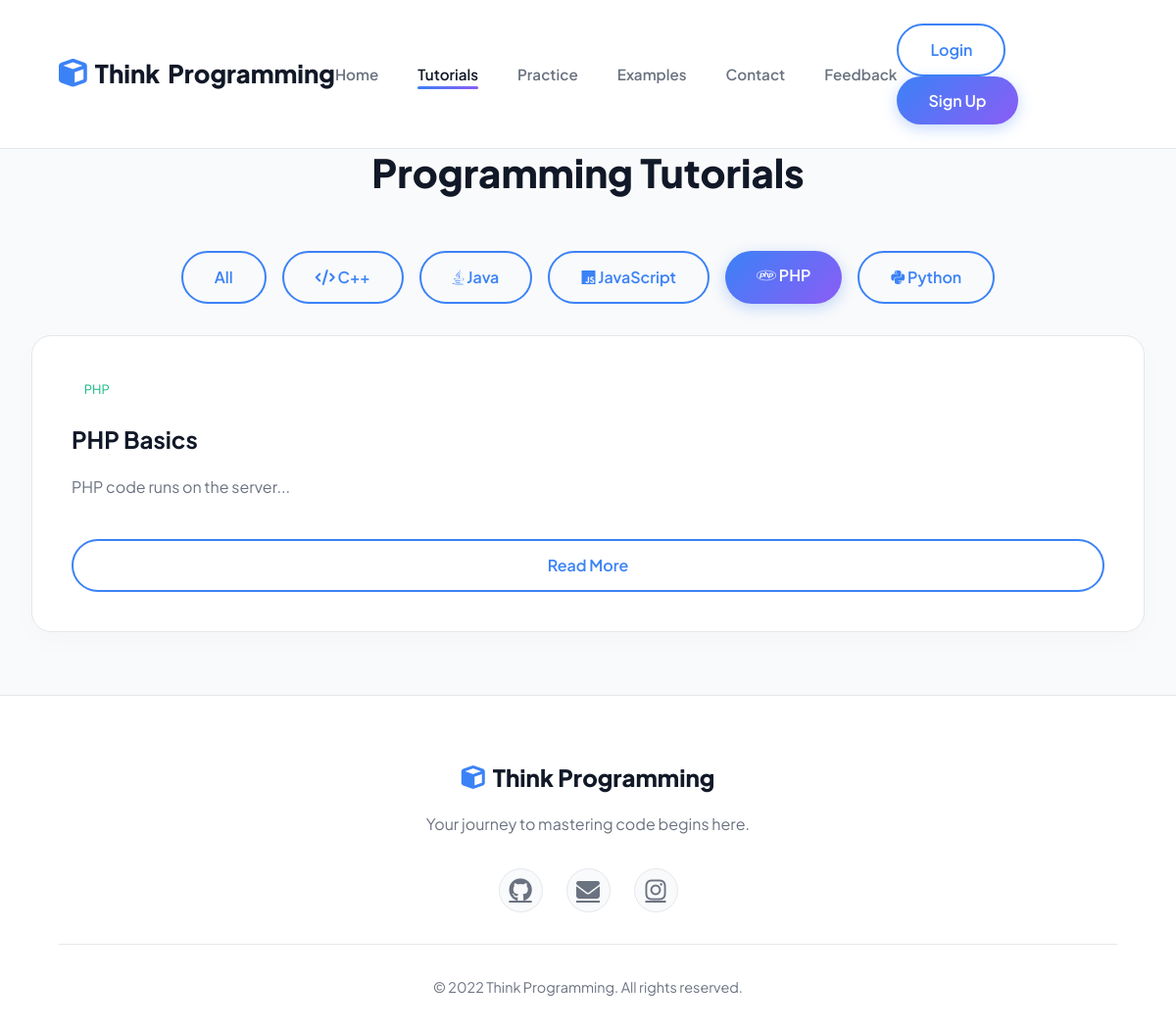
/tutorials.php?category=php, run on the app's committed database.
### tables this page shows
CREATE TABLE IF NOT EXISTS categories (
    id INT AUTO_INCREMENT PRIMARY KEY,
    name VARCHAR(50) NOT NULL UNIQUE,
    slug VARCHAR(50) NOT NULL UNIQUE,
    icon VARCHAR(50) DEFAULT 'code',
    description TEXT
);

CREATE TABLE IF NOT EXISTS tutorials (
    id INT AUTO_INCREMENT PRIMARY KEY,
    category_id INT,
    title VARCHAR(150) NOT NULL,
    content TEXT NOT NULL,
    video_url VARCHAR(255),
    created_at TIMESTAMP DEFAULT CURRENT_TIMESTAMP,
    FOREIGN KEY (category_id) REFERENCES categories(id) ON DELETE CASCADE
);

### tutorials.php (the view)
<?php
require_once 'includes/db.php';
include 'includes/header.php';
$stmtCats = $pdo->query("SELECT * FROM categories ORDER BY name");
$categories = $stmtCats->fetchAll(PDO::FETCH_ASSOC);
$selected_cat = isset($_GET['category']) ? $_GET['category'] : '';
if ($selected_cat) {
    $stmt = $pdo->prepare("SELECT t.*, c.name as cat_name FROM tutorials t JOIN categories c ON t.category_id = c.id WHERE c.slug = ? ORDER BY t.created_at DESC");
    $stmt->execute([$selected_cat]);
} else {
    $stmt = $pdo->query("SELECT t.*, c.name as cat_name FROM tutorials t JOIN categories c ON t.category_id = c.id ORDER BY t.created_at DESC");
}
$tutorials = $stmt->fetchAll(PDO::FETCH_ASSOC);
?>
<div class="container">
    <h1 class="section-title">Programming Tutorials</h1>
    <div style="display: flex; gap: 1rem; margin-bottom: 2rem; flex-wrap: wrap; justify-content: center;">
        <a href="tutorials.php" class="<?= $selected_cat == '' ? 'btn-primary' : 'btn-outline' ?>">All</a>
        <?php foreach($categories as $cat): ?>
            <a href="tutorials.php?category=<?= $cat['slug'] ?>" class="<?= $selected_cat == $cat['slug'] ? 'btn-primary' : 'btn-outline' ?>">
                <i class="<?= htmlspecialchars($cat['icon']) ?>"></i> <?= htmlspecialchars($cat['name']) ?>
            </a>
        <?php endforeach; ?>
    </div>
    <div class="card-grid">
        <?php if(count($tutorials) > 0): ?>
            <?php foreach($tutorials as $tut): ?>
                <div class="card" style="text-align: left;">
                    <span style="background: var(--glass-border); padding: 0.3rem 0.8rem; border-radius: 20px; font-size: 0.8rem; color: var(--accent); margin-bottom: 1rem; display: inline-block;">
                        <?= htmlspecialchars($tut['cat_name']) ?>
                    </span>
                    <h3 class="card-title"><?= htmlspecialchars($tut['title']) ?></h3>
                    <div class="card-text" style="max-height: 100px; overflow: hidden; position: relative;">
                        <?= strip_tags($tut['content'], '<p><b><i>') ?>
                        <div style="position: absolute; bottom: 0; left: 0; right: 0; height: 40px; background: linear-gradient(transparent, var(--glass-bg));"></div>
                    </div>
                    <a href="tutorial_view.php?id=<?= $tut['id'] ?>" class="btn-outline" style="margin-top: 1rem; width: 100%; text-align: center;">Read More</a>
                </div>
            <?php endforeach; ?>
        <?php else: ?>
            <p style="text-align: center; width: 100%; color: var(--text-muted);">No tutorials found for this category yet.</p>
        <?php endif; ?>
    </div>
</div>
<?php include 'includes/footer.php'; ?>

### assets/css/style.css (style rules this page uses)
:root { --primary: #3b82f6; --primary-hover: #2563eb; --secondary: #8b5cf6; --accent: #10b981; --dark: #111827; --light: #f9fafb; --surface: #ffffff; --border: #e5e7eb; --text-main: #1f2937; --text-muted: #6b7280; --gradient: linear-gradient(135deg, var(--primary) 0%, var(--secondary) 100%); --nav-bg: rgba(255, 255, 255, 0.9); --nav-scrolled: rgba(255, 255, 255, 0.98); }
* { margin: 0; padding: 0; box-sizing: border-box; }
body { font-family: 'Plus Jakarta Sans', sans-serif; background-color: var(--light); color: var(--text-main); line-height: 1.6; overflow-x: hidden; }
h1, h2, h3, h4, h5, h6 { font-family: 'Plus Jakarta Sans', sans-serif; font-weight: 700; color: var(--dark); }
.btn-primary { background: var(--gradient); color: #fff; padding: 0.75rem 2rem; border-radius: 50px; text-decoration: none; font-weight: 600; transition: all 0.3s; border: none; cursor: pointer; display: inline-block; box-shadow: 0 4px 15px rgba(59, 130, 246, 0.3); }
.btn-outline { background: transparent; color: var(--primary); padding: 0.75rem 2rem; border-radius: 50px; text-decoration: none; font-weight: 600; transition: all 0.3s; border: 2px solid var(--primary); display: inline-block; }
.container { max-width: 1200px; margin: 0 auto; padding: 4rem 2rem; }
.section-title { font-size: 2.5rem; font-weight: 800; margin-bottom: 3rem; text-align: center; color: var(--dark); }
.card-grid { display: grid; grid-template-columns: repeat(auto-fit, minmax(320px, 1fr)); gap: 2.5rem; }
.card { background: var(--surface); border: 1px solid var(--border); border-radius: 20px; padding: 2.5rem; transition: all 0.4s cubic-bezier(0.175, 0.885, 0.32, 1.275); position: relative; text-align: center; box-shadow: 0 10px 30px rgba(0,0,0,0.02); }
.card-title { font-size: 1.5rem; margin-bottom: 1rem; color: var(--dark); }
.card-text { color: var(--text-muted); margin-bottom: 1.5rem; line-height: 1.7; }

### data on the page
categories: name "C++"
categories: name "Java"
categories: name "JavaScript"
categories: name "PHP"
categories: name "Python"
tutorials: category.name "PHP", title "PHP Basics", content "PHP code runs on the server..."
